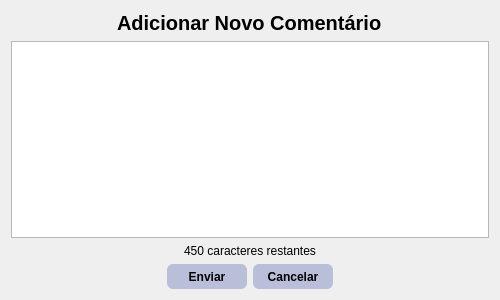
<?xml version="1.0" encoding="UTF-8"?>
<ui version="4.0">
 <class>Aba_De_Comentario</class>
 <widget class="QWidget" name="Aba_De_Comentario">
  <property name="geometry">
   <rect>
    <x>0</x>
    <y>0</y>
    <width>500</width>
    <height>300</height>
   </rect>
  </property>
  <property name="maximumSize">
   <size>
    <width>500</width>
    <height>300</height>
   </size>
  </property>
  <property name="windowTitle">
   <string>Form</string>
  </property>
  <layout class="QGridLayout" name="gridLayout_2">
   <item row="3" column="1">
    <layout class="QGridLayout" name="gridLayout_4">
     <item row="0" column="0">
      <widget class="QPushButton" name="button_enviacoment">
       <property name="minimumSize">
        <size>
         <width>80</width>
         <height>25</height>
        </size>
       </property>
       <property name="maximumSize">
        <size>
         <width>80</width>
         <height>25</height>
        </size>
       </property>
       <property name="styleSheet">
        <string notr="true">QPushButton{
	background-color: rgb(185, 190, 217);
	color: black;
	font-weight: 700;
	border-radius: 6px;
}
QPushButton:hover{
	background-color:  rgb(0, 170, 255);
}</string>
       </property>
       <property name="text">
        <string>Enviar</string>
       </property>
      </widget>
     </item>
    </layout>
   </item>
   <item row="1" column="0" colspan="4">
    <layout class="QGridLayout" name="gridLayout">
     <item row="0" column="0">
      <layout class="QGridLayout" name="gridLayout_7">
       <item row="0" column="0">
        <widget class="QTextEdit" name="text_comentario"/>
       </item>
      </layout>
     </item>
    </layout>
   </item>
   <item row="3" column="2">
    <layout class="QGridLayout" name="gridLayout_5">
     <item row="0" column="0">
      <widget class="QPushButton" name="button_cancelacoment">
       <property name="minimumSize">
        <size>
         <width>80</width>
         <height>25</height>
        </size>
       </property>
       <property name="maximumSize">
        <size>
         <width>80</width>
         <height>25</height>
        </size>
       </property>
       <property name="styleSheet">
        <string notr="true">QPushButton{
	background-color: rgb(185, 190, 217);
	color: black;
	font-weight: 700;
	border-radius: 6px;
}
QPushButton:hover{
	background-color:  rgb(0, 170, 255);
}</string>
       </property>
       <property name="text">
        <string>Cancelar</string>
       </property>
      </widget>
     </item>
    </layout>
   </item>
   <item row="3" column="0">
    <layout class="QGridLayout" name="gridLayout_3"/>
   </item>
   <item row="3" column="3">
    <layout class="QGridLayout" name="gridLayout_6">
     <property name="horizontalSpacing">
      <number>6</number>
     </property>
    </layout>
   </item>
   <item row="0" column="0" colspan="4">
    <layout class="QGridLayout" name="gridLayout_8">
     <item row="0" column="0" alignment="Qt::AlignHCenter|Qt::AlignTop">
      <widget class="QLabel" name="label">
       <property name="styleSheet">
        <string notr="true">font-weight:bold;
font-size:20px;</string>
       </property>
       <property name="text">
        <string>Adicionar Novo Comentário</string>
       </property>
      </widget>
     </item>
    </layout>
   </item>
   <item row="2" column="0" colspan="4" alignment="Qt::AlignHCenter|Qt::AlignVCenter">
    <widget class="QLabel" name="label_chars">
     <property name="text">
      <string>450 caracteres restantes</string>
     </property>
    </widget>
   </item>
  </layout>
 </widget>
 <resources/>
 <connections/>
</ui>
